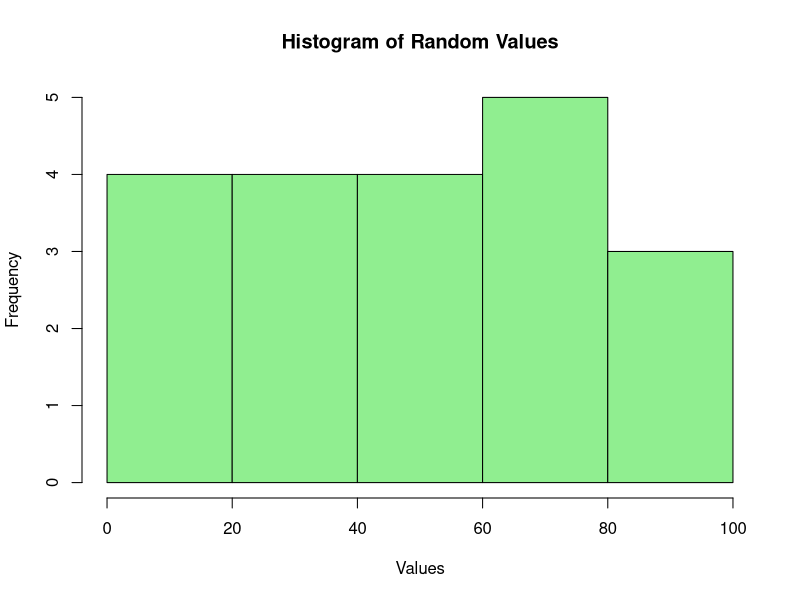

Recreate this plot in R.

# Q3: Random Values

set.seed(25)
x <- runif(20, min = 1, max = 100)

print(x)
cat("Minimum:", min(x), "\n")
cat("Maximum:", max(x), "\n")
cat("Mean:", mean(x), "\n")
cat("Median:", median(x), "\n")

cat("Summary:\n")
print(summary(x))

hist(x,
     main = "Histogram of Random Values",
     xlab = "Values",
     col = "lightgreen",
     border = "black")
